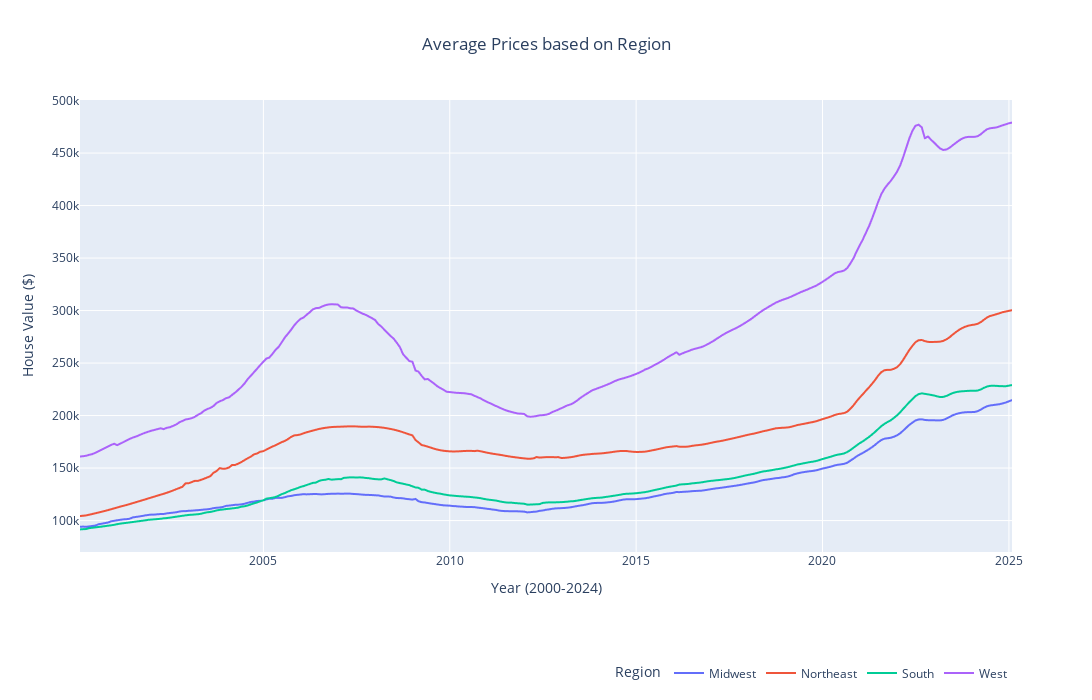

Notebook cell for this chart:
### Code cell
import plotly.express as px
import plotly.graph_objects as go

# Assuming hv is the home_value DataFrame
hv = home_value.copy()

region_mapping = {
    # list of states given, paired with their region
    'ME': 'Northeast', 'NH': 'Northeast', 'VT': 'Northeast', 'MA': 'Northeast', 
    'RI': 'Northeast', 'CT': 'Northeast', 'NY': 'Northeast', 'NJ': 'Northeast', 'PA': 'Northeast',
    
    'ND': 'Midwest', 'SD': 'Midwest', 'NE': 'Midwest', 'KS': 'Midwest', 'MN': 'Midwest', 'IA': 'Midwest',
    'MO': 'Midwest', 'WI': 'Midwest', 'IL': 'Midwest', 'IN': 'Midwest', 'OH': 'Midwest', 'MI': 'Midwest',
    
    'DE': 'South', 'MD': 'South', 'DC': 'South', 'VA': 'South', 'WV': 'South', 'NC': 'South', 'SC': 'South', 
    'GA': 'South', 'FL': 'South', 'KY': 'South', 'TN': 'South', 'AL': 'South', 'MS': 'South', 'AR': 'South', 
    'LA': 'South', 'OK': 'South', 'TX': 'South',
    
    'MT': 'West', 'ID': 'West', 'WY': 'West', 'CO': 'West', 'NM': 'West', 'AZ': 'West', 'UT': 'West', 
    'NV': 'West', 'WA': 'West', 'OR': 'West', 'CA': 'West', 'AK': 'West', 'HI': 'West'
}


# Add region column based on the state abbreviation
hv['RegionName'] = hv['StateName'].map(region_mapping)

# Grab Columns
categorical_columns = hv.columns[:5]
dates = hv.columns[5:]

# Convert to date time and melt the DataFrame
df_melted = hv.melt(id_vars=categorical_columns, value_vars=dates, var_name='Date', value_name='Value')
df_melted['Date'] = pd.to_datetime(df_melted['Date'])

# Sort the DataFrame
df_sorted = df_melted.sort_values(by=["RegionName", "Date"])

df_region = df_sorted.groupby(["RegionName","Date"])['Value'].mean().reset_index()
# Create the Plotly scatter plot
fig = px.line(df_region, x="Date", y="Value", color="RegionName", 
              title="Average Prices based on Region",
              labels={"Date": "Year (2000-2024)", "Value": "Average House Values per State ($)", "StateName": "State Abbreviation"},
              width=1100, height=700, hover_data=["RegionName"])

# Update layout for better spacing
fig.update_layout(
    legend_title="Region",
    legend=dict(title="Region", orientation="h", yanchor="bottom", y=-0.3, xanchor="right", x=1),
    xaxis_title="Year (2000-2024)",
    yaxis_title="House Value ($)",
    title_x=0.5  # Center the title
)

fig.update_traces(marker=dict(size=3))

fig.show()

### Figure 1 — Plotly figure (JSON) as saved in the notebook; plotly's stock layout.template omitted (floating-point values rounded to 4 significant figures; data arrays with more than 128 entries replaced by an {"elided": "..."} marker saying what was removed)
{"data": [{"customdata": {"elided": "301x1 str values"}, "hovertemplate": "RegionName=%{customdata[0]}<br>Year (2000-2024)=%{x}<br>Average House Values per State ($)=%{y}<extra></extra>", "legendgroup": "Midwest", "line": {"color": "#636efa", "dash": "solid"}, "marker": {"size": 3, "symbol": "circle"}, "mode": "lines", "name": "Midwest", "showlegend": true, "type": "scattergl", "x": {"elided": "301 str values"}, "xaxis": "x", "y": {"elided": "301 float values"}, "yaxis": "y"}, {"customdata": {"elided": "301x1 str values"}, "hovertemplate": "RegionName=%{customdata[0]}<br>Year (2000-2024)=%{x}<br>Average House Values per State ($)=%{y}<extra></extra>", "legendgroup": "Northeast", "line": {"color": "#EF553B", "dash": "solid"}, "marker": {"size": 3, "symbol": "circle"}, "mode": "lines", "name": "Northeast", "showlegend": true, "type": "scattergl", "x": {"elided": "301 str values"}, "xaxis": "x", "y": {"elided": "301 float values"}, "yaxis": "y"}, {"customdata": {"elided": "301x1 str values"}, "hovertemplate": "RegionName=%{customdata[0]}<br>Year (2000-2024)=%{x}<br>Average House Values per State ($)=%{y}<extra></extra>", "legendgroup": "South", "line": {"color": "#00cc96", "dash": "solid"}, "marker": {"size": 3, "symbol": "circle"}, "mode": "lines", "name": "South", "showlegend": true, "type": "scattergl", "x": {"elided": "301 str values"}, "xaxis": "x", "y": {"elided": "301 float values"}, "yaxis": "y"}, {"customdata": {"elided": "301x1 str values"}, "hovertemplate": "RegionName=%{customdata[0]}<br>Year (2000-2024)=%{x}<br>Average House Values per State ($)=%{y}<extra></extra>", "legendgroup": "West", "line": {"color": "#ab63fa", "dash": "solid"}, "marker": {"size": 3, "symbol": "circle"}, "mode": "lines", "name": "West", "showlegend": true, "type": "scattergl", "x": {"elided": "301 str values"}, "xaxis": "x", "y": {"elided": "301 float values"}, "yaxis": "y"}], "layout": {"height": 700, "legend": {"orientation": "h", "title": {"text": "Region"}, "tracegroupgap": 0, "x": 1, "xanchor": "right", "y": -0.3, "yanchor": "bottom"}, "title": {"text": "Average Prices based on Region", "x": 0.5}, "width": 1100, "xaxis": {"anchor": "y", "autorange": true, "domain": [0, 1], "range": ["2000-01-31", "2025-01-31"], "title": {"text": "Year (2000-2024)"}, "type": "date"}, "yaxis": {"anchor": "x", "autorange": true, "domain": [0, 1], "range": [70070.0, 500500.0], "title": {"text": "House Value ($)"}, "type": "linear"}}}
